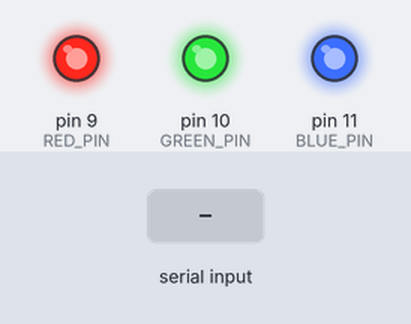
Bench run of a sketch on a simulated Arduino Uno, built with avr-gcc and run on an emulated ATmega328P. Parts: output pins drawn as LEDs (lit = HIGH). Dashed ring = blinking. Inputs (shaded band) come from the test bench.

Above: at 2.2 s.
2.3 s: "4" received over Serial
At 3.54 s:
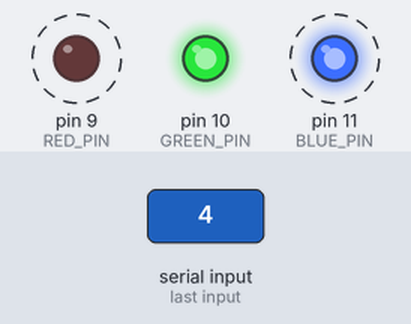
5.3 s: "1" received over Serial
At 6.5 s:
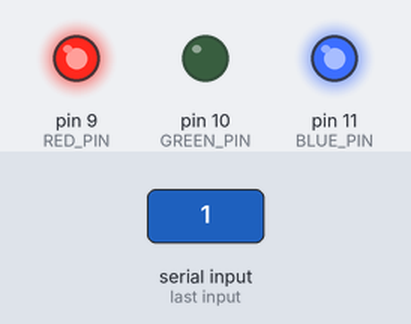
6.8 s: "2" received over Serial
At 7.7 s:
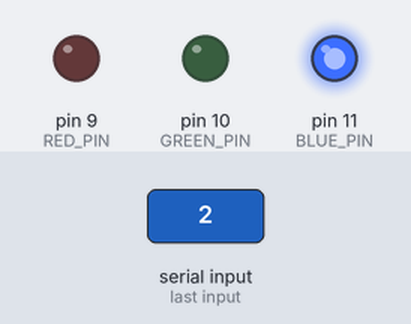
8.3 s: "3" received over Serial
At 8.9 s:
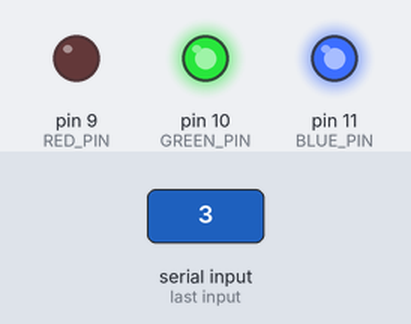
9.8 s: "5" received over Serial
At 11.54 s:
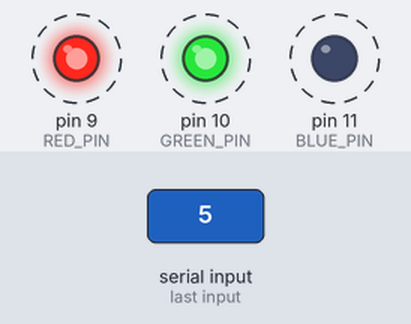
Timing chart, 0 to 13.8 s (numbered marks = the images above; inputs shaded):
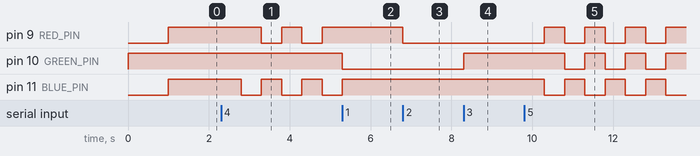

The sketch:

ping.ino
```cpp
#include <avr/wdt.h>

#define RED_PIN 9
#define GREEN_PIN 10
#define BLUE_PIN 11

boolean ON = LOW;
boolean OFF = HIGH;

boolean RED[] = {ON, OFF, OFF};
boolean GREEN[] = {OFF, ON, OFF};
boolean BLUE[] = {OFF, OFF, ON};
boolean YELLOW[] = {ON, ON, OFF};
boolean CYAN[] = {OFF, ON, ON};
boolean MAGENTA[] = {ON, OFF, ON};
boolean WHITE[] = {ON, ON, ON};
boolean BLACK[] = {OFF, OFF, OFF};

// {R, G, B}
int DIGITAL_OUTS[] = {RED_PIN, GREEN_PIN, BLUE_PIN};

char inByte = '\0';
unsigned long lastRead = 0;
unsigned long lastBlink = 0;
const long blinkInterval = 500;
boolean isBlinking = false;
boolean currentBlinkColor = false; // false for blinkColor1, true for blinkColor2
boolean* blinkColor1;
boolean* blinkColor2;

void setColor(boolean* color) {
    for (int i = 0; i < 3; i++) {
        digitalWrite(DIGITAL_OUTS[i], color[i]);
    }
}

void startBlink(boolean* color1, boolean* color2 = BLACK) {
    isBlinking = true;
    blinkColor1 = color1;
    blinkColor2 = color2;
    lastBlink = millis();
}

void updateBlink() {
    if (isBlinking && millis() - lastBlink >= blinkInterval) {
        lastBlink = millis();
        setColor(currentBlinkColor ? blinkColor1 : blinkColor2);
        currentBlinkColor = !currentBlinkColor; // toggle the current blink color
    }
}

void setup() {
    Serial.begin(115200);
    for (int i = 0; i < 3; i++) {
        pinMode(DIGITAL_OUTS[i], OUTPUT);
    }
    setColor(MAGENTA);
    delay(1000);
    setColor(BLACK);
    wdt_enable(WDTO_1S);
}

void loop() {
    wdt_reset();

    if (Serial.available()) { // new message
        isBlinking = false;
        inByte = Serial.read();
        lastRead = millis();

        switch (inByte) {
            case '1': // good
                setColor(GREEN);
                break;
            case '2': // med
                setColor(YELLOW);
                break;
            case '3': // bad
                setColor(RED);
                break;
            case '4': // no connection
                startBlink(RED, BLUE);
                break;
            case '5': // intermittent (medium latency)
                startBlink(YELLOW, BLUE);
                break;
            case '6': // intermittent (good latency)
                startBlink(GREEN, BLUE);
                break;
            case '7': // intermittent (bad latency)
                startBlink(RED);
                break;
            default: // off
                setColor(BLACK);
        }
    } else if (millis() - lastRead >= 10000) {
        setColor(BLACK);
    }

    updateBlink();
}
```

Measured:
- after the input at 2.3 s, pin 9 (RED_PIN): alternates HIGH for 0.50 s and LOW for 0.50 s, starting after 1.0 s; pin 11 (BLUE_PIN): alternates HIGH for 0.50 s and LOW for 0.50 s, starting after 0.50 s
- after the input at 5.3 s, pin 9 (RED_PIN): stays HIGH (without the input it goes to LOW after 1.0 s); pin 10 (GREEN_PIN): HIGH → LOW at once; pin 11 (BLUE_PIN): stays HIGH (without the input it goes to LOW after 0.50 s)
- after the input at 6.8 s, pin 9 (RED_PIN): HIGH → LOW at once
- after the input at 8.3 s, pin 10 (GREEN_PIN): LOW → HIGH at once
- after the input at 9.8 s, pin 9 (RED_PIN), pin 11 (BLUE_PIN): alternates HIGH for 0.50 s and LOW for 0.50 s, starting after 0.50 s; pin 10 (GREEN_PIN): alternates HIGH for 0.50 s and LOW for 0.50 s, starting after 1.0 s
